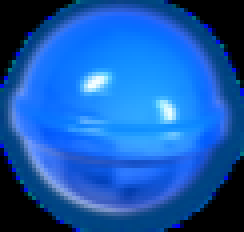
#> input picture candies/blue(1).png, 61 x 58 px (shown 4 times larger); its folder holds only this picture in this run
$ python training_image_dataset_producer_3.py
#> lines starting #> are read from the running program, lines starting #| are printed output that depends on the picture; after the words box and inside, x2 and y2 are one past the last pixel; in counts of white or black regions, pixels touching at a corner belong together

import numpy as np
import cv2
import random
import os

def noisy_pixel():
    return [random.random()*256,random.random()*256,random.random()*256,255]

pixel = [random.random()*256,random.random()*256,random.random()*256,255]

image_number = 1

background_count_per_type = 2
foreground_count = 10

def shift_pixel():
    global pixel
    pixel = [(pixel[0] + random.randrange(0, 5)) % 256, (pixel[1] + random.randrange(0, 4)) % 256, (pixel[2] + random.randrange(0, 3)) % 256, 255]
    return pixel

def create_yolo_entry(image_width, image_height, box_xmin, box_ymin, box_width, box_height):
    xpos_norm, ypos_norm = (box_xmin + (box_width / 2)) / image_width, (box_ymin + (box_height/2)) / image_height
    box_w_norm, box_h_norm = box_width / image_width, box_height / image_height
    return str(index)+' '+str(xpos_norm)+' '+str(ypos_norm)+' '+str(box_w_norm)+' '+str(box_h_norm)


def merge_image(back, front, x,y):
    # convert to rgba
    if back.shape[2] == 3:
        back = cv2.cvtColor(back, cv2.COLOR_BGR2BGRA)
    if front.shape[2] == 3:
        front = cv2.cvtColor(front, cv2.COLOR_BGR2BGRA)

    # crop the overlay from both images
    bh,bw = back.shape[:2]
    fh,fw = front.shape[:2]
    x1, x2 = max(x, 0), min(x+fw, bw)
    y1, y2 = max(y, 0), min(y+fh, bh)
    front_cropped = front[y1-y:y2-y, x1-x:x2-x]
    back_cropped = back[y1:y2, x1:x2]

    alpha_front = front_cropped[:,:,3:4] / 255
    alpha_back = back_cropped[:,:,3:4] / 255

    # replace an area in result with overlay
    result = back.copy()
    result[y1:y2, x1:x2, :3] = alpha_front * front_cropped[:,:,:3] + (1-alpha_front) * back_cropped[:,:,:3]
    result[y1:y2, x1:x2, 3:4] = (alpha_front + alpha_back) / (1 + alpha_front*alpha_back) * 255

    return result

def load_candies():
    candy_set = []
    path = 'candies/'
    files = os.listdir(path)
    files.sort()
    currentFilename = ''
    for file in files:
        image = cv2.imread(path+file, cv2.IMREAD_UNCHANGED)
#> image is the input picture: shape (58, 61, 4); mean B, G, R, A 177.2, 90.3, 23.2, 161.4
        if(image is not None):
            imageData = image.copy().astype(float)
            if(currentFilename != file.split('(')[0]):
                candy_set.append([imageData])
                currentFilename = file.split('(')[0]
            else:
                candy_set[-1].append(imageData)
    return candy_set

candies = load_candies()
#> candies = 1 item
classes = []
width, height = 360, 360

noise_background_set = []
blurred_noisy_background_set = []
uniform_background_set = []

candy_foreground_set = []
candy_classification_set = []

empty_template = np.array([[[0,0,0,0] for x in range(0, width)] for y in range(0, height)]).astype(float)

for i in range(0, background_count_per_type):
    noise_background_set.append(np.array([[noisy_pixel() for x in range(0, width)] for y in range(0, height)]).astype(float))
    pixel = noisy_pixel()
    blurred_noisy_background_set.append(np.array([[shift_pixel() for x in range(0, width)] for y in range(0, height)]).astype(float))
    b = random.randrange(0, 256)
    g = random.randrange(0, 256)
    r = random.randrange(0, 256)
    uniform_background_set.append(np.array([[[b,g,r,255] for x in range(0, width)] for y in range(0, height)]).astype(float))


def generate_image(background):
    global image_number
    for foreground in candy_foreground_set:
        final_filename = "img"+str(image_number)
        rand = random.random()
        destination = "training_imgs/train"
        if(rand > 0.85):
            destination = "training_imgs/val"
        with open(destination+"/labels/"+final_filename+".txt", 'w') as f:
            f.write('\n'.join(foreground[1]))
        image = merge_image(background, foreground[0], 0, 0)
        if not cv2.imwrite(destination+"/images/"+final_filename+".png", image):
            raise Exception("could not write")
        image_number=image_number+1
    for i in range(0, int(len(candy_foreground_set)/20)):
        final_filename = "img"+str(image_number)
        if not cv2.imwrite(destination+"/images/"+final_filename+".png", background):
            raise Exception("could not write")
        with open(destination+"/labels/"+final_filename+".txt", 'w') as f:
                f.write('\n')
        image_number=image_number+1

for i in range(0, foreground_count):
    lines = []
    template = empty_template.copy()
    populated_areas = np.zeros([width, height])
    max_candy_amount = random.randrange(7, 13)
    for j in range(0, max_candy_amount):
        index = random.randrange(0, len(candies))
        image_to_add = candies[index][random.randrange(0, len(candies[index]))]
        h, w, _ = image_to_add.shape
        x, y = width-w, height-h
        xpos, ypos = random.randrange(0, x), random.randrange(0, y)
        while 1 in populated_areas[xpos+int(w/3):xpos+w-int(w/3),ypos+int(h/3):ypos+h-int(h/3)]:
            xpos, ypos = random.randrange(0, x), random.randrange(0, y)
        lines.append(create_yolo_entry(width, height, xpos, ypos, w, h))
        populated_areas[xpos:xpos+w,ypos:ypos+h] = 1
        template = merge_image(template, image_to_add, xpos, ypos)
    candy_foreground_set.append((template, lines))
#> this loop made 10 passes
#> pass 1, in merge_image, `alpha_front = front_cropped[:,:,3:4] / 255`:
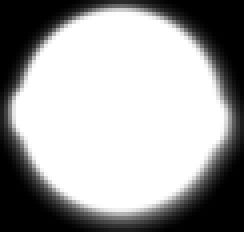
#> alpha_front: shape (58, 61, 1) float64 (shown 4 times larger); min 0, max 1, mean 0.633
#> pass 1, in merge_image (call 2), `result = back.copy()`:
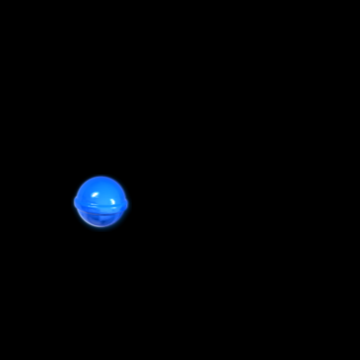
#> result: shape (360, 360, 4) float64; mean of channels 0, 1, 2, 3 4.1, 2.1, 0.6, 4.4; drawn as B, G, R
#> after the loop:
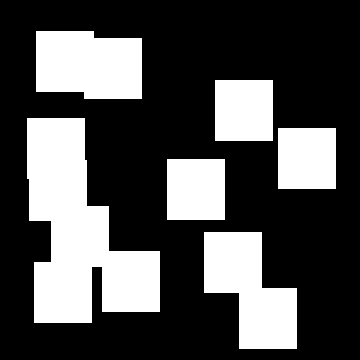
#> populated_areas: shape (360, 360) float64; values 0 (black) and 1 (white), 30.8% white; 6 white regions, box (x1, y1, x2, y2) and area: (27, 118, 160, 323) 15769, (204, 232, 297, 349) 6961, (36, 31, 142, 99) 6536, (215, 80, 273, 141) 3538, (278, 128, 336, 189) 3538, (167, 159, 225, 220) 3538

for background in noise_background_set:
    generate_image(background)
#> this loop made 2 passes
#> pass 1, in generate_image, `if not cv2.imwrite(destination+"/images/"+final_filename+".png", image):`:
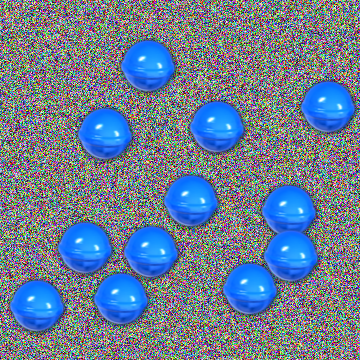
#> saved as img4.png: shape (360, 360, 4); mean B, G, R, A 148.2, 125.6, 108.3, 255

for background in uniform_background_set:
    generate_image(background)
#> this loop made 2 passes
#> pass 1, in generate_image (call 3), `if not cv2.imwrite(destination+"/images/"+final_filename+".png", image):`:
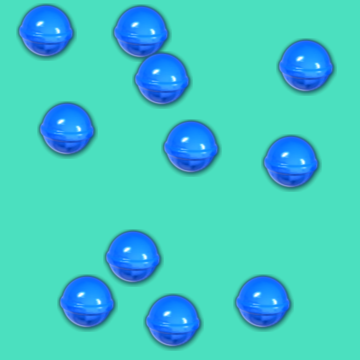
#> saved as img23.png: shape (360, 360, 4); mean B, G, R, A 197.7, 203.5, 67, 255
#> pass 1, in generate_image (call 3), `if not cv2.imwrite(destination+"/images/"+final_filename+".png", image):`:
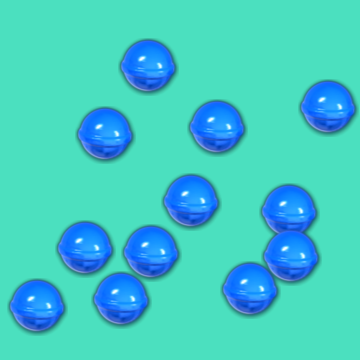
#> saved as img24.png: shape (360, 360, 4); mean B, G, R, A 198.4, 201.8, 66.3, 255

for background in blurred_noisy_background_set:
    generate_image(background)
#> this loop made 2 passes
#> pass 1, in generate_image (call 5), `if not cv2.imwrite(destination+"/images/"+final_filename+".png", image):`:
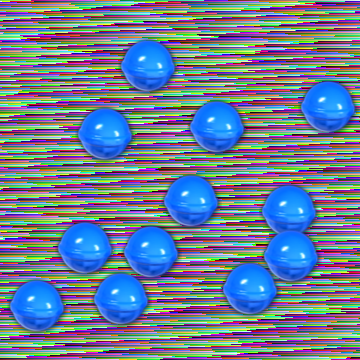
#> saved as img44.png: shape (360, 360, 4); mean B, G, R, A 148.4, 126.1, 108.9, 255

$ run again, on candies/blue_candy.png
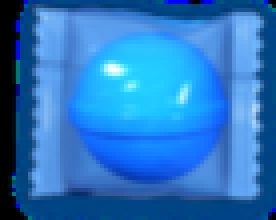
#> input picture candies/blue_candy.png, 69 x 55 px (shown 4 times larger)
#> in load_candies, image is the input picture: shape (55, 69, 4); mean B, G, R, A 193, 118.4, 41.4, 188.4
#> candies = 1 item
#> the loop `for i in range(0, foreground_count):` made 10 passes
#> after the loop `for i in range(0, foreground_count):`:
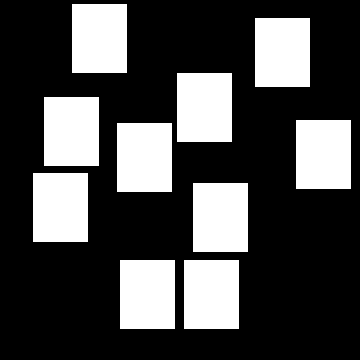
#> populated_areas: shape (360, 360) float64; values 0 (black) and 1 (white), 29.3% white; 10 white regions, largest, box (x1, y1, x2, y2) and area: (72, 4, 127, 73) 3795, (255, 18, 310, 87) 3795, (177, 73, 232, 142) 3795
#> the loop `for background in blurred_noisy_background_set:` made 2 passes
#> pass 1, in generate_image (call 5), `if not cv2.imwrite(destination+"/images/"+final_filename+".png", image):`:
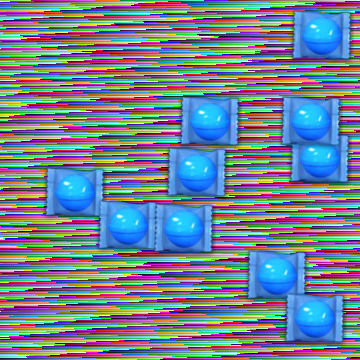
#> saved as img44.png: shape (360, 360, 4); mean B, G, R, A 146.8, 130.6, 113, 255

$ run again, on candies/blue_fish.png
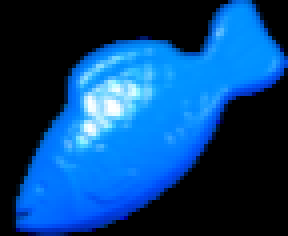
#> input picture candies/blue_fish.png, 72 x 59 px (shown 4 times larger)
#> in load_candies, image is the input picture: shape (59, 72, 4); mean B, G, R, A 120.9, 65.3, 9.7, 112.7
#> candies = 1 item
#> the loop `for i in range(0, foreground_count):` made 10 passes
#> the loop `for background in blurred_noisy_background_set:` made 2 passes
#> pass 1, in generate_image (call 5), `if not cv2.imwrite(destination+"/images/"+final_filename+".png", image):`:
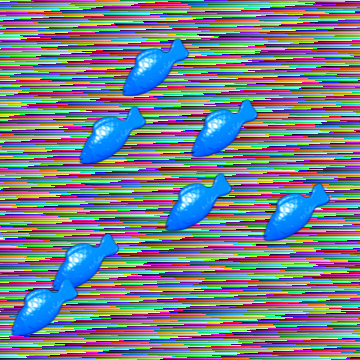
#> saved as img44.png: shape (360, 360, 4); mean B, G, R, A 139.6, 129.3, 118, 255
